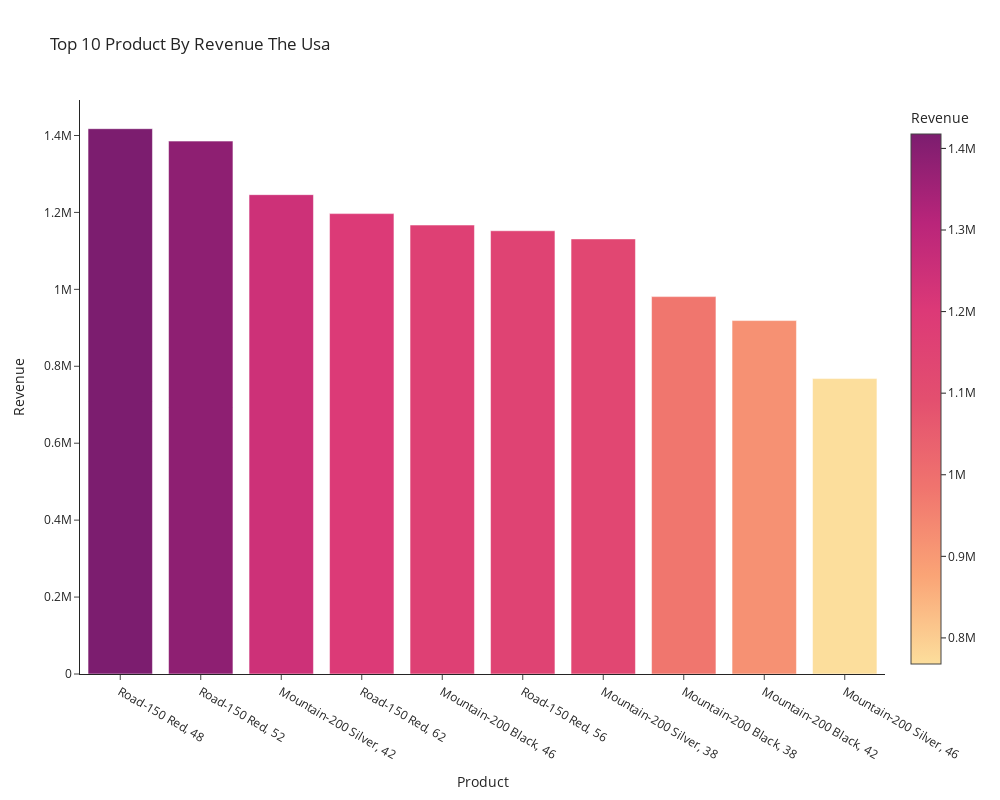

Notebook cell for this chart:
### Code cell
# transforming to data frame
data = {
    "Country" : usa.index.get_level_values(0),
    "Product" : usa.index.get_level_values(1),
     "Revenue" : usa.values
}

usa1 = pd.DataFrame(data)
usa1
#ploting top product in USA
fig = px.bar(usa1, x= 'Product' , y = 'Revenue',width = 1000, height = 800,title ='Top 10 Product By Revenue The Usa',color = 'Revenue',color_continuous_scale= px.colors.sequential.Sunsetdark,template = 'simple_white')
fig.update_layout(
    xaxis_title_text='Product',
    yaxis_title_text='Revenue')
fig.show()

### Figure 1 — Plotly figure (JSON) as saved in the notebook; plotly's stock layout.template omitted (floating-point values rounded to 4 significant figures)
{"data": [{"alignmentgroup": "True", "hovertemplate": "Product=%{x}<br>Revenue=%{marker.color}<extra></extra>", "legendgroup": "", "marker": {"color": [1417666, 1385411, 1246182, 1196887, 1167160, 1152367, 1131147, 981129, 918781, 768033], "coloraxis": "coloraxis", "pattern": {"shape": ""}}, "name": "", "offsetgroup": "", "orientation": "v", "showlegend": false, "textposition": "auto", "type": "bar", "x": ["Road-150 Red, 48", "Road-150 Red, 52", "Mountain-200 Silver, 42", "Road-150 Red, 62", "Mountain-200 Black, 46", "Road-150 Red, 56", "Mountain-200 Silver, 38", "Mountain-200 Black, 38", "Mountain-200 Black, 42", "Mountain-200 Silver, 46"], "xaxis": "x", "y": [1417666, 1385411, 1246182, 1196887, 1167160, 1152367, 1131147, 981129, 918781, 768033], "yaxis": "y"}], "layout": {"barmode": "relative", "coloraxis": {"colorbar": {"title": {"text": "Revenue"}}, "colorscale": [[0.0, "rgb(252, 222, 156)"], [0.1667, "rgb(250, 164, 118)"], [0.3333, "rgb(240, 116, 110)"], [0.5, "rgb(227, 79, 111)"], [0.6667, "rgb(220, 57, 119)"], [0.8333, "rgb(185, 37, 122)"], [1.0, "rgb(124, 29, 111)"]]}, "height": 800, "legend": {"tracegroupgap": 0}, "title": {"text": "Top 10 Product By Revenue The Usa"}, "width": 1000, "xaxis": {"anchor": "y", "domain": [0.0, 1.0], "title": {"text": "Product"}}, "yaxis": {"anchor": "x", "domain": [0.0, 1.0], "title": {"text": "Revenue"}}}}
